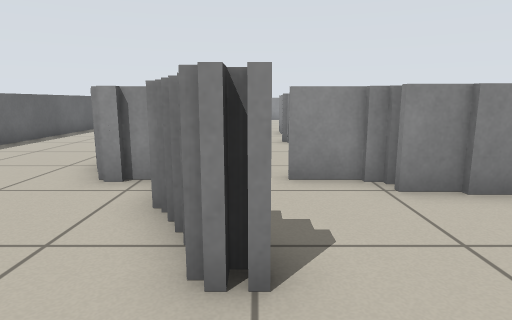
view 1 (above)

24 first-person views from a walk through a Stage world. The camera is 0.68 m above the floor, tilts 10° down and sees 75° across. The lines on the ground mark 1 m squares. The floor is counted in squares, 0.5 m on a side. Each view is taken from the middle of a square. On the plan, view 1 faces up. The plan holds only what a view shows up to about 15 squares ahead; the rest is blank. The place goes on beyond the plan. The robots in the file are not drawn.

view 2
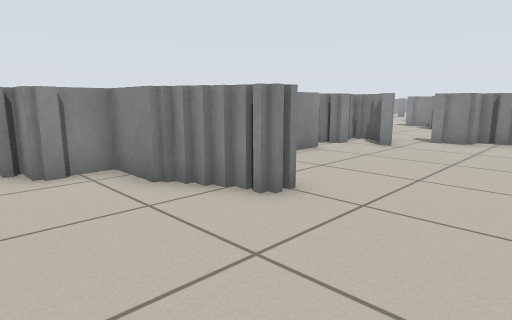

view 3
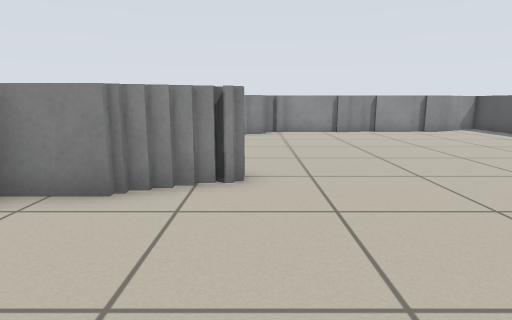

view 4
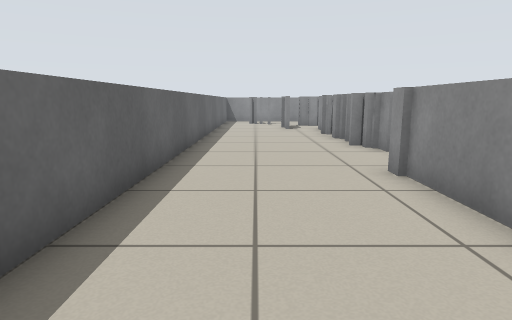

view 5
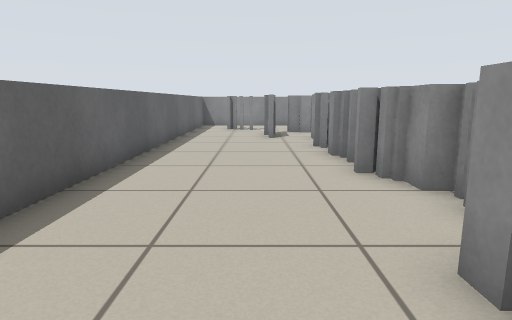

view 6
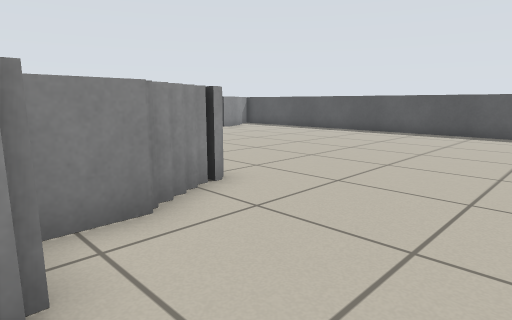

view 7
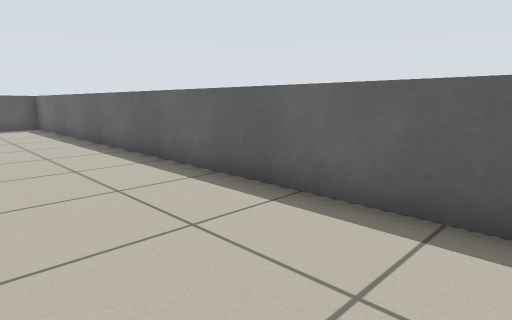

view 8
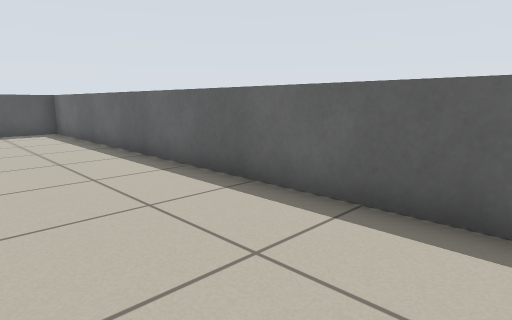

view 9
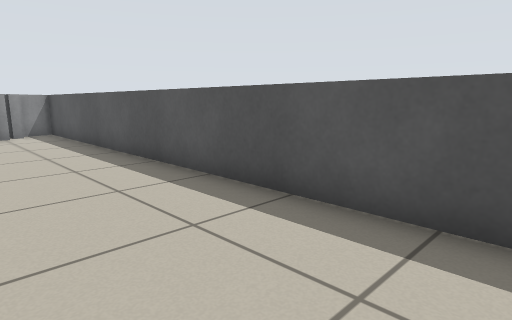

view 10
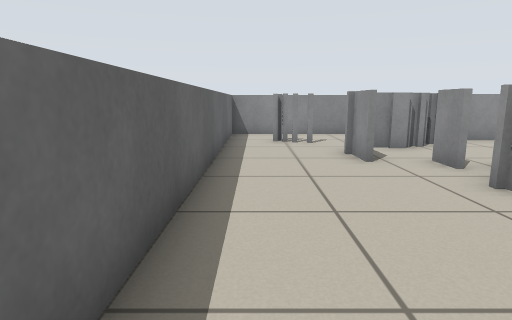

view 11
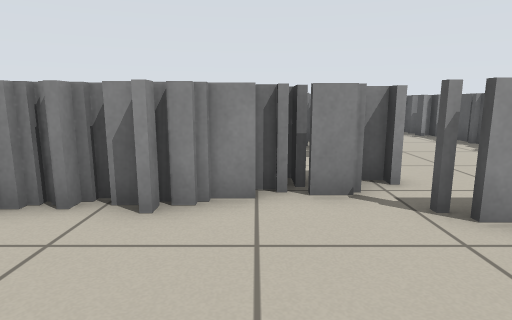

view 12
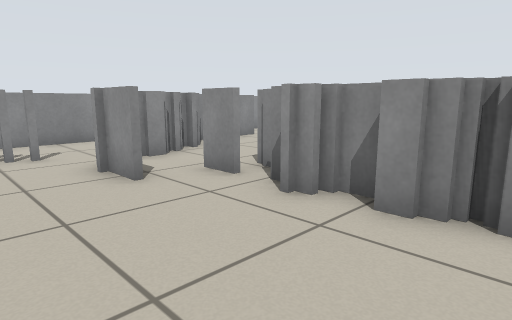

view 13
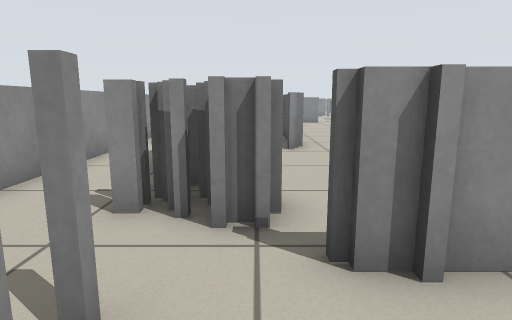

view 14
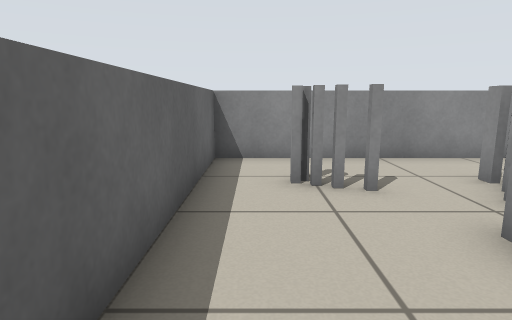

view 15
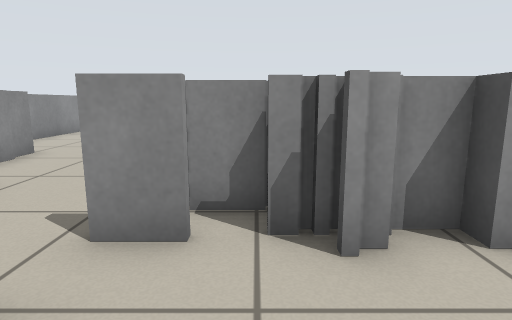

view 16
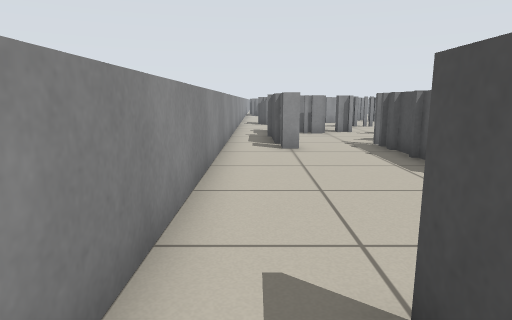

view 17
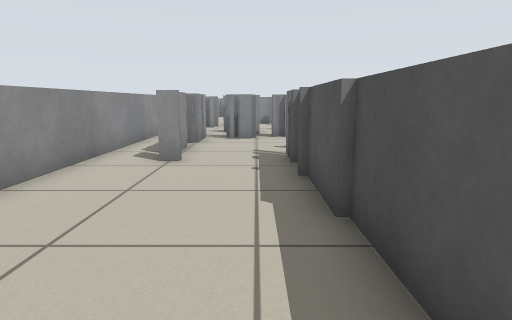

view 18
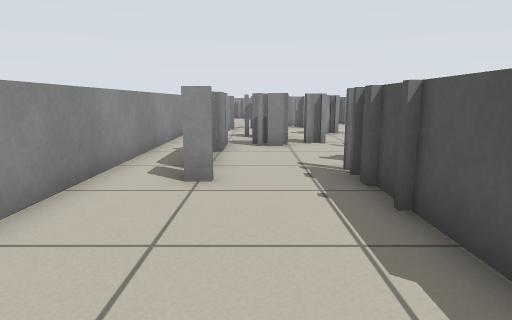

view 19
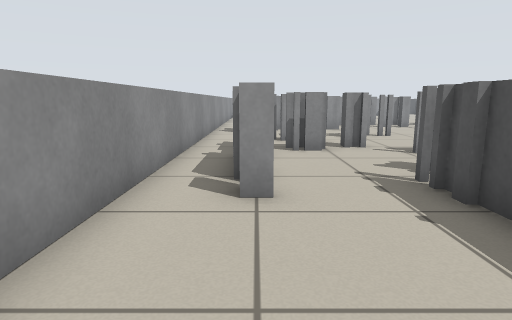

view 20
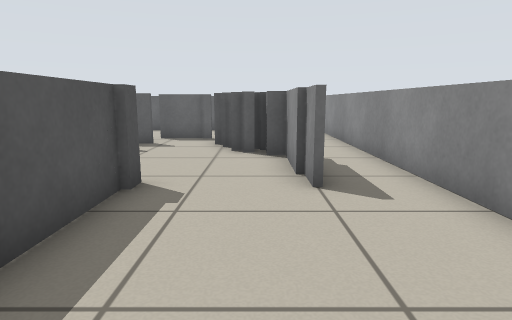

view 21
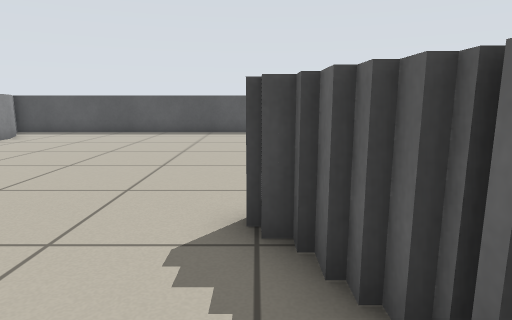

view 22
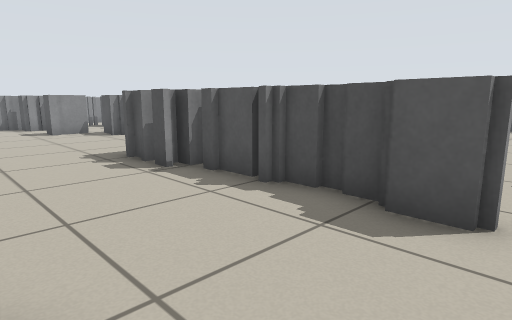

view 23
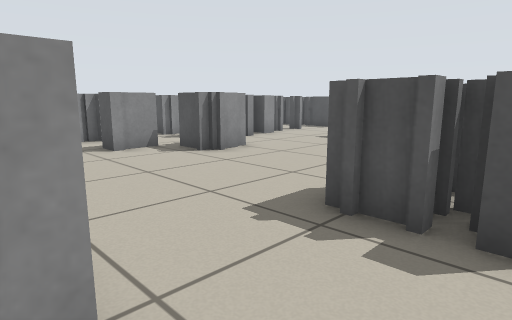

view 24
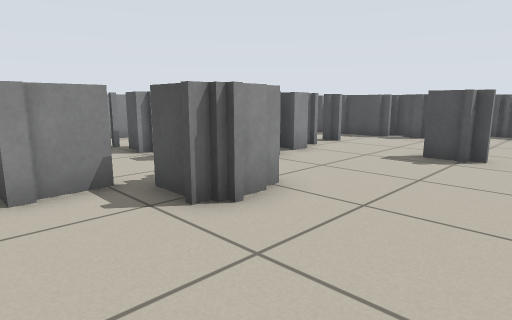

### Floor plan
Key: @ floor where view 1 was taken; # wall or solid block; x gap in a wall; . floor; T thing the floor can be seen under or through.
Columns run from 8 left of view 1 to 18 right of it. Each row starts with its distance up from view 1.
 27 ###########################
 26 #.....................x....
 25 #......####........######..
 24 #.#..###...............##.#
 23 #...T##.................###
 22 #..TT......##########...#..
 21 #.. TT..........      .....
 20 #...TTT      ...       #...
 19 #....TT
 18 #....TT
 17 #....##
 16 #....##
 15 #....##  #
 14 #....##  #
 13 #.....#  .
 12 #.....##...
 11 #....###.#####
 10 #....#.... .. . #
  9 #....#..............
  8 #....#  ..................
  7 #....#  ...................
  6 #....###.########......##.#
  5 #......#..###.###.....##
  4 #......#......## .....##...
  3 #......##.......x.....#   x
  2 #...............## .....
  1 #................# .....#
  0 #.......@........# .....#
 -1 #................# .....##
 -2 #................# .#...##
 -3 #................# .....##
 -4 #................# .. ....
 -5 #................#  . ....
 -6 #.. .............#  . #####
 -7 #................###.  ##
 -8 #.................##.
 -9 ######################

Where each view was taken, in squares from view 1:
view 1: 0 up, 0 right, facing up
view 2: 1 down, 4 left, facing up-right
view 3: 2 up, 6 left, facing right
view 4: 4 up, 6 left, facing up
view 5: 8 up, 5 left, facing up
view 6: 6 up, 5 left, facing down-right
view 7: 10 up, 4 left, facing down-left
view 8: 7 up, 4 left, facing down-left
view 9: 5 down, 5 left, facing down-right
view 10: 13 up, 7 left, facing up
view 11: 13 up, 7 left, facing right
view 12: 15 up, 7 left, facing up-right
view 13: 23 up, 7 left, facing right
view 14: 19 up, 7 left, facing up
view 15: 19 up, 6 left, facing right
view 16: 26 up, 1 right, facing right
view 17: 23 up, 3 right, facing right
view 18: 24 up, 5 right, facing right
view 19: 25 up, 6 right, facing right
view 20: 24 up, 8 right, facing left
view 21: 6 up, 0 right, facing down
view 22: 10 up, 0 right, facing down-right
view 23: 10 up, 6 right, facing down-right
view 24: 7 up, 10 right, facing down-right
